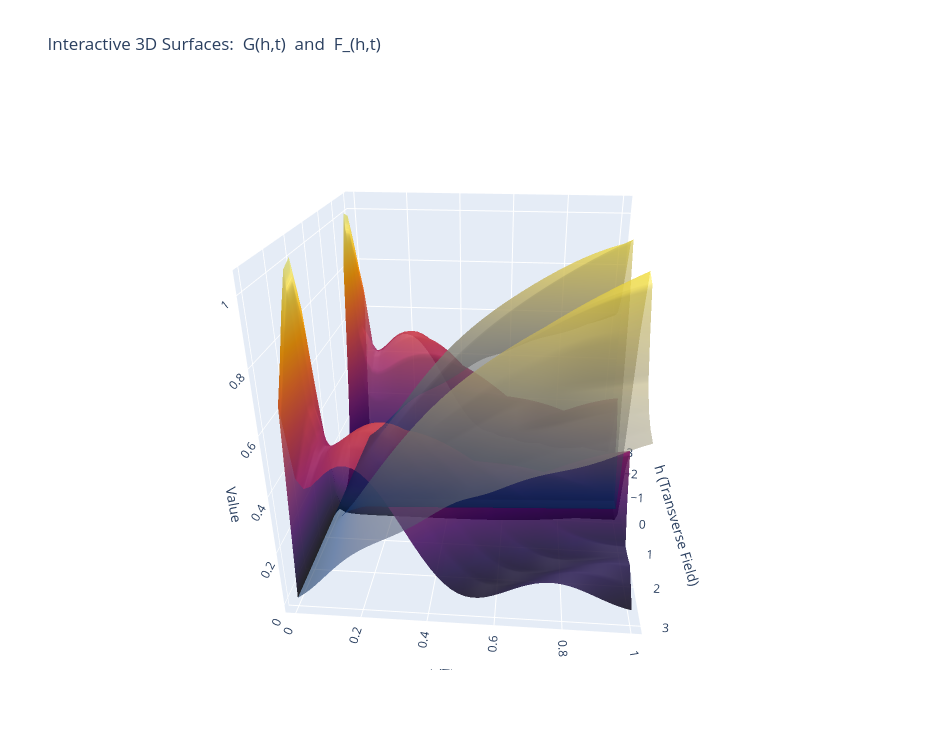

Here is the notebook cell this chart was saved with:
### Code cell
fig = go.Figure()

# -------- Surface 1: G(h,t) -----------------------------------
fig.add_trace(go.Surface(
    x=h_list,
    y=tlist,
    z=G_matrix.T,
    colorscale="Inferno",      # warm, strong contrast
    opacity=0.85,
    showscale=False,
    name="G(h,t) = -ln(purity)/t"
))

# -------- Surface 2: F_inf(h,t) --------------------------------
fig.add_trace(go.Surface(
    x=h_list,
    y=tlist,
    z=F_matrix.T,
    colorscale="Cividis",      # cool, scientifically clean
    opacity=0.55,
    showscale=False,
    name=r"F_inf(h,t)"
))

# --------------------------------------------------------------
# 3. Layout / axes / camera
# --------------------------------------------------------------

fig.update_layout(
    title=r"Interactive 3D Surfaces:  G(h,t)  and  F_(h,t)",
    scene=dict(
        xaxis_title="h (Transverse Field)",
        yaxis_title="t (Time)",
        zaxis_title="Value",
    ),
    width=950,
    height=750,
)

fig.show()

### Figure 1 — Plotly figure (JSON) as saved in the notebook; plotly's stock layout.template omitted (floating-point values rounded to 4 significant figures; data arrays with more than 128 entries replaced by an {"elided": "..."} marker saying what was removed)
{"data": [{"colorscale": [[0, "#000004"], [0.1111, "#1b0c41"], [0.2222, "#4a0c6b"], [0.3333, "#781c6d"], [0.4444, "#a52c60"], [0.5556, "#cf4446"], [0.6667, "#ed6925"], [0.7778, "#fb9b06"], [0.8889, "#f7d13d"], [1, "#fcffa4"]], "name": "G(h,t) = -ln(purity)/t", "opacity": 0.85, "showscale": false, "type": "surface", "x": [-3, -2.684, -2.368, -2.053, -1.737, -1.421, -1.105, -0.7895, -0.4737, -0.1579, 0.1579, 0.4737, 0.7895, 1.105, 1.421, 1.737, 2.053, 2.368, 2.684, 3], "y": [0, 0.02041, 0.04082, 0.06122, 0.08163, 0.102, 0.1224, 0.1429, 0.1633, 0.1837, 0.2041, 0.2245, 0.2449, 0.2653, 0.2857, 0.3061, 0.3265, 0.3469, 0.3673, 0.3878, 0.4082, 0.4286, 0.449, 0.4694, 0.4898, 0.5102, 0.5306, 0.551, 0.5714, 0.5918, 0.6122, 0.6327, 0.6531, 0.6735, 0.6939, 0.7143, 0.7347, 0.7551, 0.7755, 0.7959, 0.8163, 0.8367, 0.8571, 0.8776, 0.898, 0.9184, 0.9388, 0.9592, 0.9796, 1], "z": {"elided": "50x20 float values"}}, {"colorscale": [[0, "#00224e"], [0.1111, "#123570"], [0.2222, "#3b496c"], [0.3333, "#575d6d"], [0.4444, "#707173"], [0.5556, "#8a8678"], [0.6667, "#a59c74"], [0.7778, "#c3b369"], [0.8889, "#e1cc55"], [1, "#fee838"]], "name": "F_inf(h,t)", "opacity": 0.55, "showscale": false, "type": "surface", "x": [-3, -2.684, -2.368, -2.053, -1.737, -1.421, -1.105, -0.7895, -0.4737, -0.1579, 0.1579, 0.4737, 0.7895, 1.105, 1.421, 1.737, 2.053, 2.368, 2.684, 3], "y": [0, 0.02041, 0.04082, 0.06122, 0.08163, 0.102, 0.1224, 0.1429, 0.1633, 0.1837, 0.2041, 0.2245, 0.2449, 0.2653, 0.2857, 0.3061, 0.3265, 0.3469, 0.3673, 0.3878, 0.4082, 0.4286, 0.449, 0.4694, 0.4898, 0.5102, 0.5306, 0.551, 0.5714, 0.5918, 0.6122, 0.6327, 0.6531, 0.6735, 0.6939, 0.7143, 0.7347, 0.7551, 0.7755, 0.7959, 0.8163, 0.8367, 0.8571, 0.8776, 0.898, 0.9184, 0.9388, 0.9592, 0.9796, 1], "z": {"elided": "50x20 float values"}}], "layout": {"height": 750, "scene": {"aspectmode": "auto", "aspectratio": {"x": 1, "y": 1, "z": 1}, "camera": {"center": {"x": 0, "y": 0, "z": 0}, "eye": {"x": 1.943, "y": 0.1596, "z": 0.9261}, "projection": {"type": "perspective"}, "up": {"x": 0, "y": 0, "z": 1}}, "xaxis": {"title": {"text": "h (Transverse Field)"}, "type": "linear"}, "yaxis": {"title": {"text": "t (Time)"}, "type": "linear"}, "zaxis": {"title": {"text": "Value"}, "type": "linear"}}, "title": {"text": "Interactive 3D Surfaces:  G(h,t)  and  F_(h,t)"}, "width": 950}}
